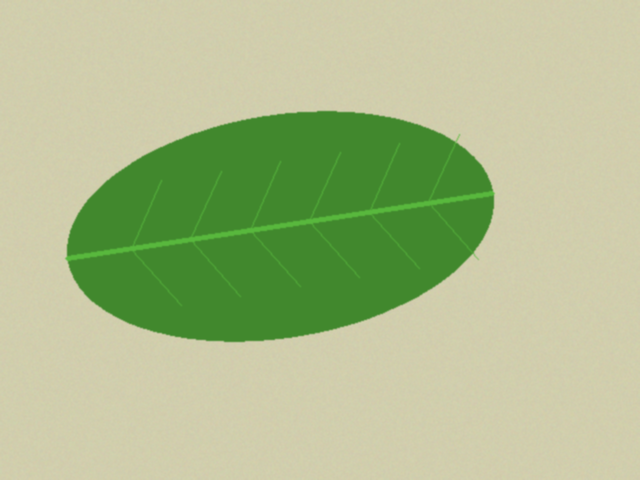
#> input picture data/sintetis/bersih/teh_001.png, 640 x 480 px
$ python -i bercak.py   (imports and definitions only)
#> lines starting #> are read from the running program, lines starting #| are printed output that depends on the picture; after the words box and inside, x2 and y2 are one past the last pixel; in counts of white or black regions, pixels touching at a corner belong together
#> further down, picture is the input picture: shape (480, 640, 3); mean B, G, R 141.3, 188.9, 173.5
### src/utils_tepi.py
"""utils_tepi.py: fungsi bantu evaluasi deteksi tepi dan morfologi (P5-P6 SIMUTEH)."""
import cv2
import numpy as np

# [23 lines left out: functions tepi_acuan, skor_tepi, iou, not called in this run]

def mask_daun_awal(img_bgr):
    """Mask daun sementara: ambang Otsu pada kanal saturasi."""
    s = cv2.cvtColor(img_bgr, cv2.COLOR_BGR2HSV)[:, :, 1]
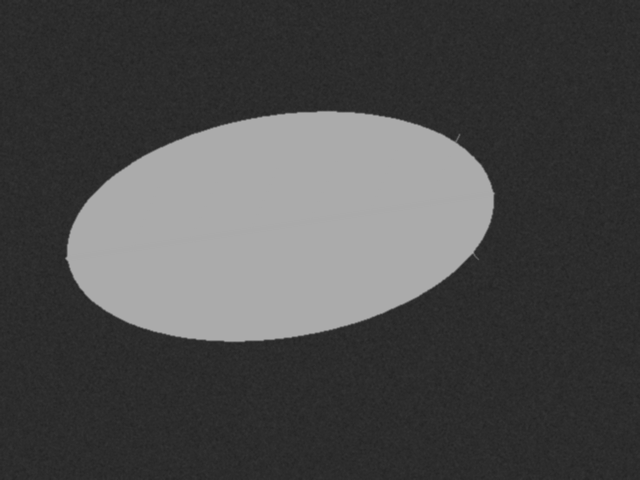
#> s: shape (480, 640); min 35, max 171, mean 75.1
    _, m = cv2.threshold(s, 0, 255, cv2.THRESH_BINARY + cv2.THRESH_OTSU)
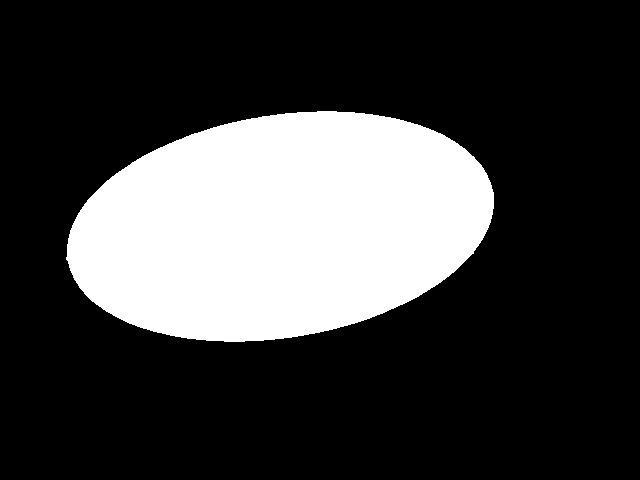
#> m: shape (480, 640); 24.6% white; 1 white region, box (x1, y1, x2, y2) and area: (66, 111, 494, 342) 75420
    return m

def bercak_awal(img_bgr, mask_daun, kanal=2, k=4.0):
    """Citra biner bercak sementara: piksel daun lebih terang dari median + k x MAD."""
#> called with kanal = 2, k = 4
    c = img_bgr[:, :, kanal].astype(np.float32)
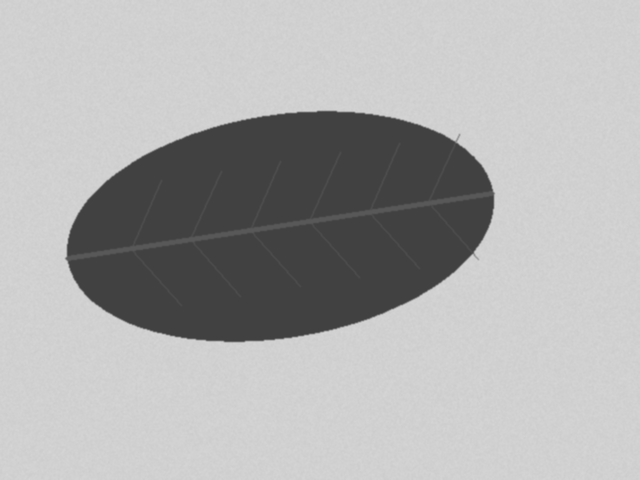
#> c: shape (480, 640) float32; min 65, max 213, mean 173.5
    m = mask_daun > 0
    med = np.median(c[m])
#> med = 65
    mad = 1.4826 * np.median(np.abs(c[m] - med))
#> mad = 0
    return (((c > med + k * mad) & m) * 255).astype(np.uint8)
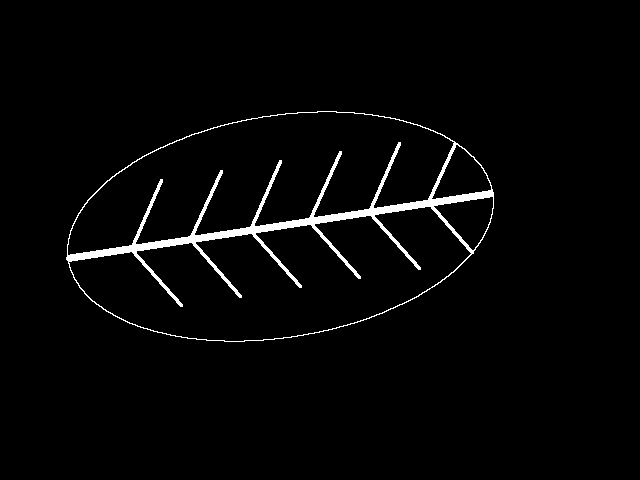
#> returned value: shape (480, 640); 2.4% white; 1 white region, box (x1, y1, x2, y2) and area: (66, 111, 494, 342) 7401

### src/bercak.py
"""bercak.py: analisis bercak SIMUTEH (dipakai ulang mulai P7)."""
import json
import cv2
import numpy as np
from utils_tepi import mask_daun_awal, bercak_awal

PARAM_BERCAK = {
    "kanal": 2,             # kanal terpilih (2 = R)
    "k": 4.0,               # ambang median + k x MAD
    "se_bentuk": "elips",   # "elips", "persegi", "silang"
    "se_open": 5,           # ukuran SE opening (0 = tidak dipakai)
    "se_close": 5,          # ukuran SE closing (0 = tidak dipakai)
    "luas_min": 20,         # piksel
    "bulat_min": 0.5,
    "rasio_maks": 1.8,
    "batas_ringan": 0.1,    # persen bercak minimum kelas Ringan
    "batas_berat": 2.0,     # persen bercak minimum kelas Berat
    "mm_per_px": 0.4375,
}

BENTUK = {
    "elips": cv2.MORPH_ELLIPSE,
    "persegi": cv2.MORPH_RECT,
    "silang": cv2.MORPH_CROSS,
}

def se(p, uk):
    return cv2.getStructuringElement(BENTUK[p["se_bentuk"]], (uk, uk))

def bersihkan(biner, p):
    """Opening membuang titik derau dan potongan tipis; closing menutup celah."""
    # TODO 1: bila p["se_open"] > 0, lakukan opening dengan se(p, p["se_open"])
    if p["se_open"] > 0:
        biner = cv2.morphologyEx(biner, cv2.MORPH_OPEN, se(p, p["se_open"]))
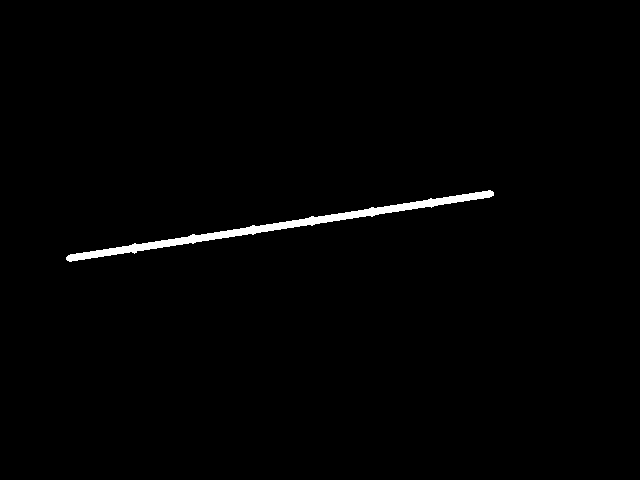
#> biner: shape (480, 640); 1% white; 1 white region, box (x1, y1, x2, y2) and area: (66, 190, 494, 262) 3149
    # TODO 2: bila p["se_close"] > 0, lakukan closing dengan se(p, p["se_close"])
    if p["se_close"] > 0:
        biner = cv2.morphologyEx(biner, cv2.MORPH_CLOSE, se(p, p["se_close"]))
#> biner: shape (480, 640); 1% white; 1 white region, box (x1, y1, x2, y2) and area: (66, 190, 494, 262) 3151
    return biner

def ukur_dan_saring(biner, p):
    """Mengembalikan mask bercak tersaring dan daftar ukuran setiap bercak."""
    # TODO 3: label komponen terhubung (konektivitas 8) dengan cv2.connectedComponentsWithStats
    n, lbl, st, cen = cv2.connectedComponentsWithStats((biner > 0).astype(np.uint8), connectivity=8)
#> n = 2; st = [[0, 0, 640, 480, 304049], [66, 190, 428, 72, 3151]]; cen = [[319.9, 239.6], [279.4, 225.5]]
    keluar, daftar = np.zeros_like(biner, dtype=np.uint8), []
#> daftar = []
    mm_per_px = p.get("mm_per_px", 0.4375)

    for i in range(1, n):
        # TODO 4: hitung luas, keliling (cv2.arcLength), kebulatan, dan rasio aspek (cv2.minAreaRect)
        komp_mask = (lbl == i).astype(np.uint8)
        kontur, _ = cv2.findContours(komp_mask, cv2.RETR_EXTERNAL, cv2.CHAIN_APPROX_NONE)
        if not kontur:
            continue
        A = int(st[i, cv2.CC_STAT_AREA])
        keliling = float(cv2.arcLength(kontur[0], True))
        kebulatan = 0.0 if keliling == 0 else float(4 * np.pi * A / (keliling ** 2))
        w, h = cv2.minAreaRect(kontur[0])[1]
        rasio = float(max(w, h) / max(min(w, h), 1))

        # TODO 5: simpan ke mask keluar hanya komponen yang memenuhi luas_min, bulat_min, dan rasio_maks
        if A >= p["luas_min"] and kebulatan >= p["bulat_min"] and rasio <= p["rasio_maks"]:
            keluar[lbl == i] = 255
            daftar.append({
                "label": len(daftar) + 1,
                "luas_px": A,
                "luas_mm2": round(A * (mm_per_px ** 2), 2),
                "keliling_px": round(keliling, 1),
                "kebulatan": round(kebulatan, 2),
                "rasio_aspek": round(rasio, 2),
                "cx": int(cen[i][0]),
                "cy": int(cen[i][1]),
            })
#> this loop made 1 pass
#> (A, keliling, kebulatan, w, h, rasio) on pass 1: (3151, 926.5, 0.0461, 432.2, 9.9, 43.66)
#> keluar: shape (480, 640); every value is 0
    return keluar, daftar

def analisis_daun(img_praproses, p=None):
    """Masukan: citra BGR hasil praproses. Keluaran: kamus hasil analisis."""
    p = {**PARAM_BERCAK, **(p or {})}
    m_daun = mask_daun_awal(img_praproses)
    biner = bercak_awal(img_praproses, m_daun, kanal=p["kanal"], k=p["k"])
    m_bercak, daftar = ukur_dan_saring(bersihkan(biner, p), p)
#> daftar = []

    # TODO 6: hitung persen bercak = luas bercak / luas daun x 100
    luas_daun = int((m_daun > 0).sum())
#> luas_daun = 75420
    luas_bercak = int((m_bercak > 0).sum())
#> luas_bercak = 0
    persen = 0.0 if luas_daun == 0 else (luas_bercak / luas_daun) * 100.0
#> persen = 0

    # TODO 7: tentukan kelas dengan batas_ringan dan batas_berat
    if persen >= p["batas_berat"]:
        kelas = "Bercak Berat"
    elif persen >= p["batas_ringan"]:
        kelas = "Bercak Ringan"
    else:
        kelas = "Sehat"

    return {
        "mask_daun": m_daun,
        "mask_bercak": m_bercak,
        "jumlah_bercak": len(daftar),
        "persen_bercak": round(float(persen), 3),
        "kelas": kelas,
        "bercak": daftar,
    }

def simpan_param(p, path="../hasil/param_bercak.json"):
    with open(path, "w") as f:
        json.dump({**PARAM_BERCAK, **p}, f, indent=2)

>>> import cv2
>>> picture = cv2.imread('../data/sintetis/bersih/teh_001.png')
>>> result = analisis_daun(picture)
#> result = 6 items

$ run again, on data/sintetis/bersih/teh_002.png
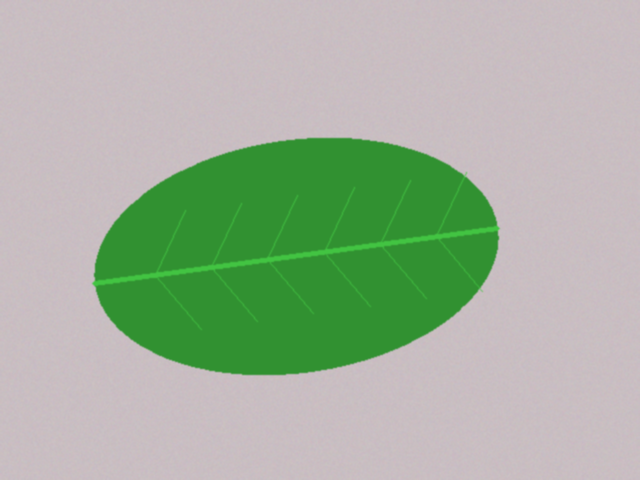
#> input picture data/sintetis/bersih/teh_002.png, 640 x 480 px
#> picture is the input picture: shape (480, 640, 3); mean B, G, R 158.6, 179.2, 164
#> in mask_daun_awal, `_, m = cv2.threshold(s, 0, 255, cv2.THRESH_BINARY + cv2.THRESH_OTSU)`:
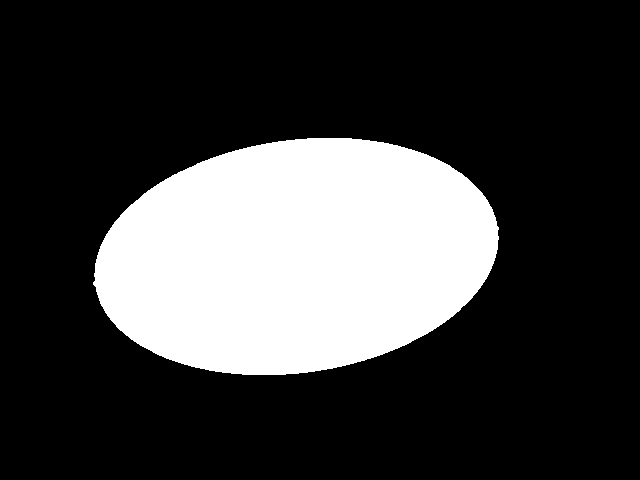
#> m: shape (480, 640); 24.2% white; 1 white region, box (x1, y1, x2, y2) and area: (93, 138, 499, 375) 74404
#> med = 49
#> mad = 0
#> in bersihkan, `biner = cv2.morphologyEx(biner, cv2.MORPH_OPEN, se(p, p["se_open"]))`:
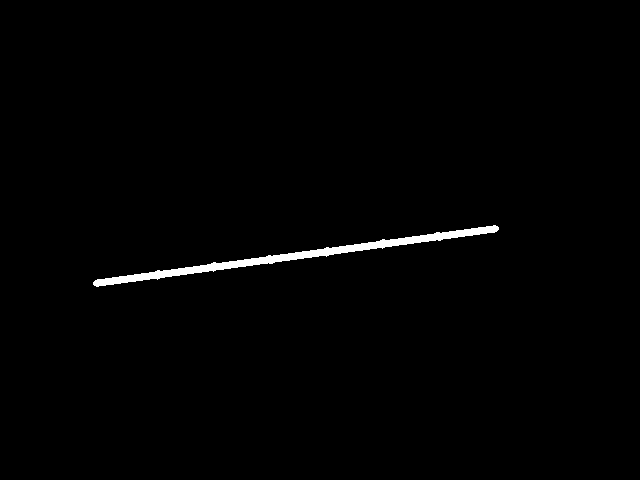
#> biner: shape (480, 640); 0.97% white; 1 white region, box (x1, y1, x2, y2) and area: (93, 225, 499, 287) 2966
#> n = 2; st = [[0, 0, 640, 480, 304234], [93, 225, 406, 62, 2966]]; cen = [[319.7, 239.3], [295.5, 255.5]]
#> the loop in ukur_dan_saring, `for i in range(1, n):` made 1 pass
#> (A, keliling, kebulatan, w, h, rasio) on pass 1: (2966, 872.8, 0.0489, 409, 9.29, 44.01)
#> in analisis_daun, `m_bercak, daftar = ukur_dan_saring(bersihkan(biner, p), p)`: daftar = []
#> luas_daun = 74404
#> luas_bercak = 0
#> result = 6 items

$ run again, on data/sintetis/bersih/teh_004.png
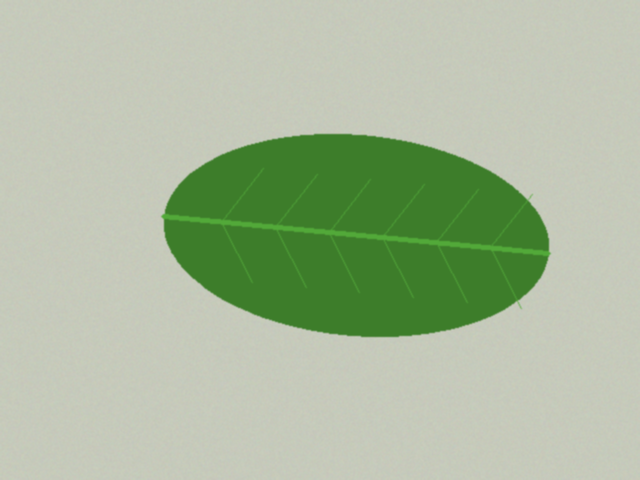
#> input picture data/sintetis/bersih/teh_004.png, 640 x 480 px
#> picture is the input picture: shape (480, 640, 3); mean B, G, R 157.9, 186.7, 170.6
#> in mask_daun_awal, `_, m = cv2.threshold(s, 0, 255, cv2.THRESH_BINARY + cv2.THRESH_OTSU)`:
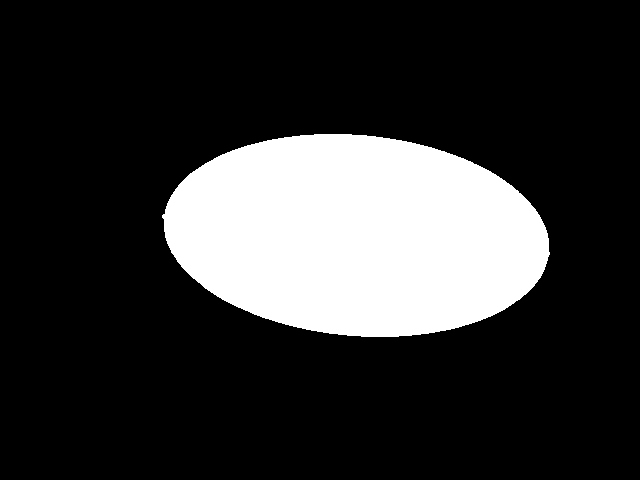
#> m: shape (480, 640); 19.9% white; 1 white region, box (x1, y1, x2, y2) and area: (162, 134, 550, 337) 61029
#> med = 61
#> mad = 0
#> in bersihkan, `biner = cv2.morphologyEx(biner, cv2.MORPH_OPEN, se(p, p["se_open"]))`:
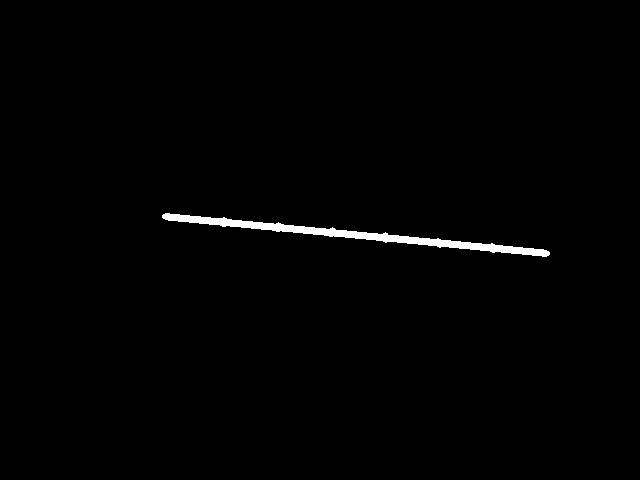
#> biner: shape (480, 640); 0.92% white; 1 white region, box (x1, y1, x2, y2) and area: (162, 213, 550, 257) 2823
#> lbl: shape (480, 640) int32; values 0 (black) and 1 (white), 0.92% white; 1 white region, box (x1, y1, x2, y2) and area: (162, 213, 550, 257) 2826
#> n = 2; st = [[0, 0, 640, 480, 304374], [162, 213, 388, 44, 2826]]; cen = [[319.2, 239.5], [355.3, 234.5]]
#> the loop in ukur_dan_saring, `for i in range(1, n):` made 1 pass
#> (A, keliling, kebulatan, w, h, rasio) on pass 1: (2826, 824.4, 0.0523, 9.95, 389, 39.08)
#> in analisis_daun, `m_bercak, daftar = ukur_dan_saring(bersihkan(biner, p), p)`: daftar = []
#> luas_daun = 61029
#> luas_bercak = 0
#> result = 6 items
